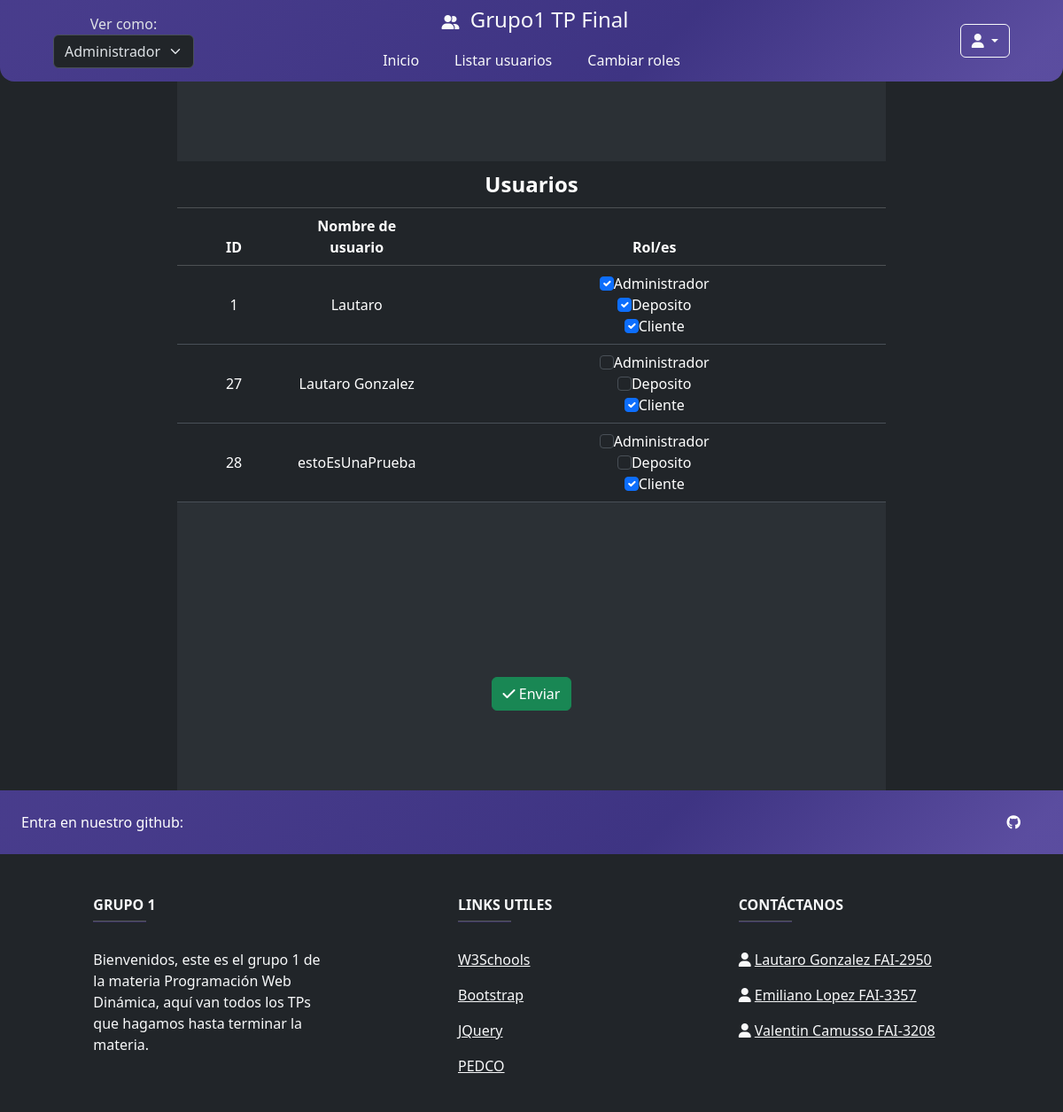
Screenshot of /TPFinal/Vista/Administrador/verRolesAdministrador.php (signed in) with the database file from the repository.
### tables this page shows
CREATE TABLE `menu` (
  `idmenu` bigint(20) NOT NULL,
  `menombre` varchar(50) NOT NULL COMMENT 'Nombre del item del menu',
  `medescripcion` varchar(124) NOT NULL COMMENT 'Descripcion mas detallada del item del menu',
  `idpadre` bigint(20) DEFAULT NULL COMMENT 'Referencia al id del menu que es subitem',
  `medeshabilitado` timestamp NULL DEFAULT current_timestamp() COMMENT 'Fecha en la que el menu fue deshabilitado por ultima vez'
);

CREATE TABLE `usuario` (
  `idusuario` bigint(20) NOT NULL,
  `usnombre` varchar(50) NOT NULL,
  `uspass` varchar(32) NOT NULL,
  `usmail` varchar(50) NOT NULL,
  `usdeshabilitado` timestamp NULL DEFAULT NULL
);

CREATE TABLE `rol` (
  `idrol` bigint(20) NOT NULL,
  `rodescripcion` varchar(50) NOT NULL
);

### TPFinal/Vista/Administrador/verRolesAdministrador.php (the view, shortened to what the rows shown need)
<?php
include_once "../../../configuracionProyecto.php";
include_once "../../configuracion.php";
include_once "./../Estructura/ultimoNav.php";
$objUsuario = new AbmUsuario();
$listaUsuarios = $objUsuario->buscar(null);
?>
<div class="d-flex justify-content-center align-items-center">
    <div class="d-flex justify-content-center bg-body-tertiary col-12 col-md-12 col-xl-8 position-relative align-items-center min-vh-100 row">
        <?php
        if (count($listaUsuarios) > 0) {
            echo "<table class='table text-center'>
                <thead class='table-dark'>
                    <tr>
                        <th colspan='8' class='table-dark text-center fs-4'>Usuarios</th>
                    </tr>
                    <tr>
                        <th>ID</th>
                        <th>Nombre de usuario</th>
                        <th>Rol/es</th>
                    </tr>
                </thead>";
            echo "<form novalidate class='needs-validation' method='post' id='formrolesusuario'>";
            foreach ($listaUsuarios as $usuario) {
                echo "<tr class='align-middle'>";
                echo "<td>" . $usuario->getId() . "<input type='hidden' name='idusuario[]' value='" . $usuario->getId() . "'></td>";
                echo "<td class='col-2'>". $usuario->getNombre() ."<input type='hidden' name='usnombre[]' class='cursor-text bg-white border border-0 text-center rounded-5' maxlength='50' id='usnombre'  value='" . $usuario->getNombre() . "' placeholder='Nombre de usuario'></td>";
                $arrayUsuarioRol['idusuario'] = $usuario->getId();
                $objUsuarioRol = new AbmUsuarioRol;
                $arrayUserRol = $objUsuarioRol->buscar($arrayUsuarioRol);
                echo "<td>";
                $controlRol = new AbmRol();
                $availableRoles = $controlRol->buscar(null);
                foreach ($availableRoles as $rol) {
                    $isChecked = false;
                    foreach ($arrayUserRol as $unRol) {
                        $nombreRol = $unRol->getObjRol()->getRolDesc();
                        if ($rol->getRolDesc() == $nombreRol) {
                            $isChecked = true;
                        }
                    }
                    if (!($_SESSION['rolelegido']==$rol->getIdRol() && $_SESSION['idusuario'] == $usuario->getId())){
                        echo "<label><input type='checkbox' class='form-check-input' name='usroles[" . $usuario->getId() . "][]' id= 'usroles[]' value='". $rol->getRolDesc(). "' " . ($isChecked ? 'checked' : ''). ">". $rol->getRolDesc() . "</label><br>";
                    } else {
                        echo "Administrador no se puede quitar<br>";
                        echo "<label hidden><input type='checkbox' class='form-check-input' name='usroles[" . $usuario->getId() . "][]' id= 'usroles[]' value='". $rol->getRolDesc(). "' " . ($isChecked ? 'checked' : ''). ">". $rol->getRolDesc() . "</label>";
                    }
                }
                echo "</td>";
                echo "</tr>";
            }
            echo "</table>";
        } else {
            echo "<h3 class 'text-center'>No hay Usuarios registrados</h3>";
        }
        ?>
    </div>
</div>
<?php
include_once "../../../vista/estructura/footer.php";
?>

### TPFinal/Vista/Menu/verMenu.php (shortened to what the rows shown need)
<?php
$datos = data_submitted();
$session = new Session;
$abmMenuRol = new AbmMenuRol;
$abmMenu = new AbmMenu;
$lista = "";
$estoVanUltimo = "";
if ($session->validar()) {
    if (isset($datos['selectVerComo'])) {
        $_SESSION['ultimoRol'] = $datos['selectVerComo'];
        $verComoOpcion = $datos['selectVerComo'];
    } else if (isset($_SESSION['rolelegido'])) {
        $verComoOpcion = $_SESSION['rolelegido'];
    } else {
        $verComoOpcion = $_SESSION['idroles'][0];
    }
    $opcionElegida['idrol'] = $verComoOpcion;
    $listaMenu = $abmMenuRol->buscar($opcionElegida);
    $idPadre['idpadre'] = $listaMenu[0]->getObjMenu()->getIdMenu();
    $liMenus = $abmMenu->buscar($idPadre);
    $idAux = 0;
    foreach ($liMenus as $opcionMenu) {
        $descMenu = $opcionMenu->getMeDescripcion();
        $nombreMenu = $opcionMenu->getMeNombre();
        if ($nombreMenu == "Inicio" || $nombreMenu == "Configuracion") {
            $lista .= '<li class="nav-item m' . $idAux . '"><a href="' . $PROYECTOROOT . "TPFinal/Vista/" . $descMenu . '" class="nav-link text-light link-body-emphasis">' . $nombreMenu . '</a></li>';
        } else {
            $estoVanUltimo .= '<li class="nav-item m' . $idAux . '"><a href="' . $PROYECTOROOT . "TPFinal/Vista/" . $descMenu . '" class="nav-link text-light link-body-emphasis">' . $nombreMenu . '</a></li>';
        }
        $idAux++;
    }
} else {
    if (!isset($_COOKIE['PHPSESSID'])){
        header('Location:' . $urlRoot . "Vista/");
    }
}

### rows the page displays
menu: menombre "Inicio"
menu: menombre "Listar usuarios"
menu: menombre "Cambiar roles"
usuario: idusuario "1", usnombre "Lautaro"
rol: rodescripcion "☑", rodescripcion "Administrador"
rol: rodescripcion "☑", rodescripcion "Deposito"
rol: rodescripcion "☑", rodescripcion "Cliente"
usuario: idusuario "27", usnombre "Lautaro Gonzalez"
usuario: idusuario "28", usnombre "estoEsUnaPrueba"

### other values shown
form field selectVerComo "Administrador"
